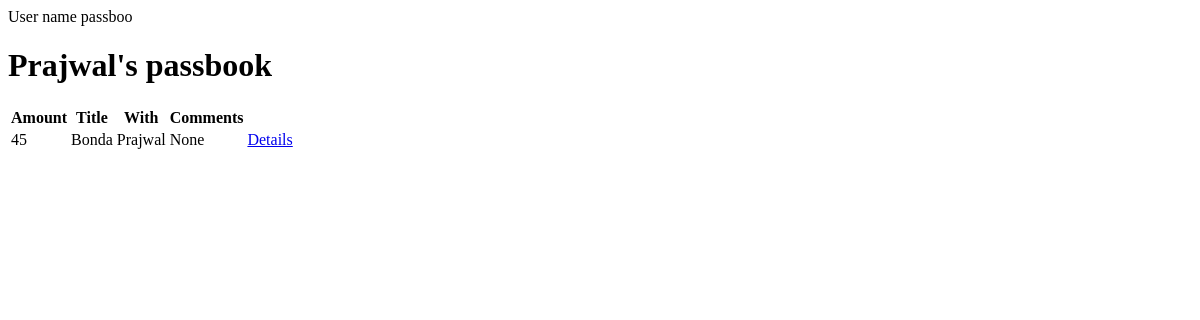
Page /users/1/passbook on the earlier database version.
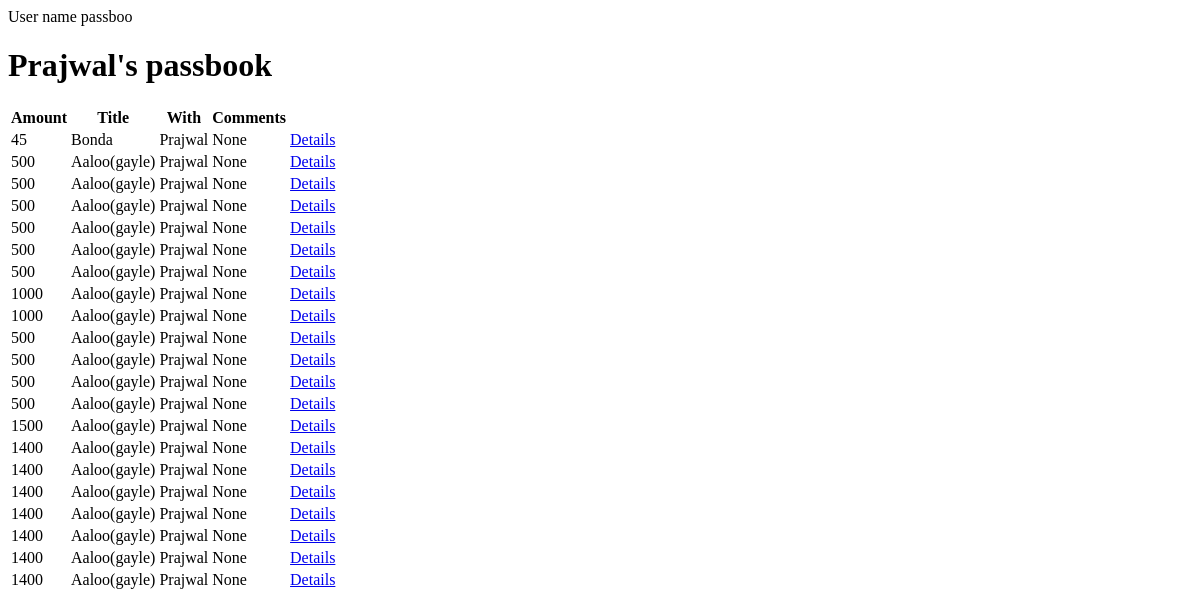
Same page on the later database version.
### tables this page shows
CREATE TABLE TRANSACTIONS (
                transaction_id integer primary key autoincrement,
                title text not null,
                amount int not null,
                comment text,
                status int default 0,
                sender_id integer not null,
                receiver_id integer not null,
                FOREIGN KEY(sender_id)
                    REFERENCES USERS(user_id)
                FOREIGN KEY(receiver_id)
                    REFERENCES USERS(user_id)
                );

CREATE TABLE USERS (
                  user_id integer primary key autoincrement,
                  name text not null,
                  email text not null unique,
                  password text not null,
                  total_balance integer default 0,
                  unapproved_balance integer default 0,
                  approved_balance integer default 0,
                  friends text default ",");

### main.py (the view)
@app.route('/users/<user_id>/passbook')
def renderPassbook(user_id):
    user_name = findUserByUser_Id(user_id)[1]
    transactions = findAllTransactionByUser_Id(user_id)
    result = []
    for i in transactions:
        user = findUserByUser_Id(i[5])[1]
        result.append([[i[2],i[1],user,i[3]],i[0]])
    return render_template('passbook_maker.html',transactions = result,user_name = user_name)

### login.py (called while the page is built)
def findAllTransactionByUser_Id(user_id):
    query = []
    conn = create_connection("database.db")
    curr = conn.cursor()
    curr.execute(("SELECT * FROM TRANSACTIONS WHERE sender_id is '{0}' OR receiver_id is '{0}'".format(user_id)))
    query = curr.fetchall()
    conn.close()
    return query

### signature_dbms.py (called while the page is built)
def create_connection(database):
    try:
        conn = sql.connect(database)
        return conn;
    except:
        print ("Cannot access database")

def findUserByUser_Id(id):
    query = None
    conn = create_connection("database.db")
    curr = conn.cursor()
    curr.execute("SELECT * FROM USERS WHERE user_id is '{}'".format(id))
    query = curr.fetchone()
    conn.close()
    return query

### templates/passbook_maker.html (shortened to what this page needs)
{%extends 'passbook_base.html' %}
{% block content %}
    {% for i in transactions%}
    <tr>
        {% for k in i %}
            {% if loop.index0==0 %}
                {% for j in k %}
                <td>{{j}}</td>
                {% endfor %}
            {% else %}
                <td><a href="/transaction/{{k}}">Details</a></td>
            {% endif %}
        {% endfor %}
    </tr>
    {% endfor %}
{% endblock %}

### templates/passbook_base.html
<head>User name passboo</head>
<h1>{{user_name}}'s passbook</h1>
<body>
<table>
        <tr>
            <th>Amount</th>
            <th>Title</th>
            <th>With</th>
            <th>Comments</th>
        </tr>
    {% block content %}
    {% endblock %}
</table>
</body>

Differences in the rows shown:
now on one of the page's lists (row edited): USERS: name "Prajwal"
added TRANSACTIONS: amount "500", title "Aaloo(gayle)"
added TRANSACTIONS: amount "500", title "Aaloo(gayle)"
added TRANSACTIONS: amount "500", title "Aaloo(gayle)"
added TRANSACTIONS: amount "500", title "Aaloo(gayle)"
added TRANSACTIONS: amount "500", title "Aaloo(gayle)"
added TRANSACTIONS: amount "500", title "Aaloo(gayle)"
added TRANSACTIONS: amount "1000", title "Aaloo(gayle)"
added TRANSACTIONS: amount "1000", title "Aaloo(gayle)"
added TRANSACTIONS: amount "500", title "Aaloo(gayle)"
added TRANSACTIONS: amount "500", title "Aaloo(gayle)"
added TRANSACTIONS: amount "500", title "Aaloo(gayle)"
added TRANSACTIONS: amount "500", title "Aaloo(gayle)"
added TRANSACTIONS: amount "1500", title "Aaloo(gayle)"
added TRANSACTIONS: amount "1400", title "Aaloo(gayle)"
added TRANSACTIONS: amount "1400", title "Aaloo(gayle)"
added TRANSACTIONS: amount "1400", title "Aaloo(gayle)"
added TRANSACTIONS: amount "1400", title "Aaloo(gayle)"
added TRANSACTIONS: amount "1400", title "Aaloo(gayle)"
added TRANSACTIONS: amount "1400", title "Aaloo(gayle)"
added TRANSACTIONS: amount "1400", title "Aaloo(gayle)"
Other differences:
new list line: "None Details"
